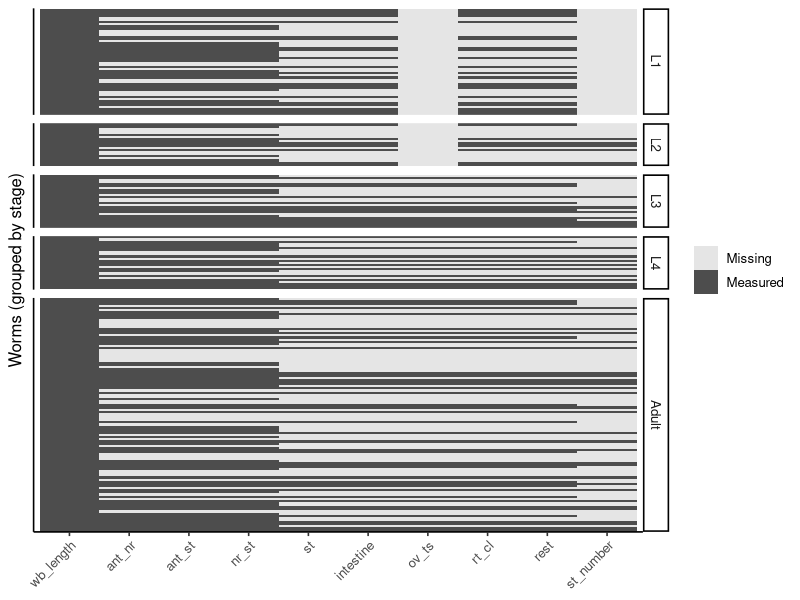
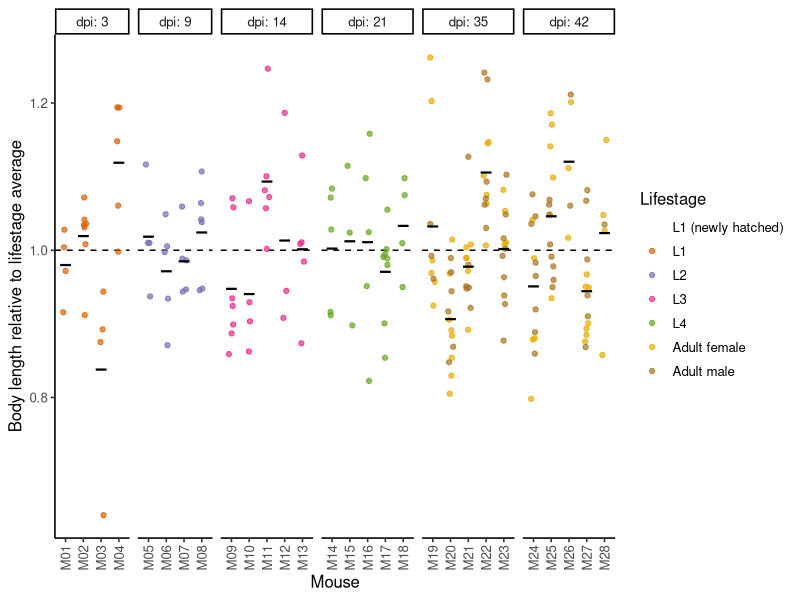
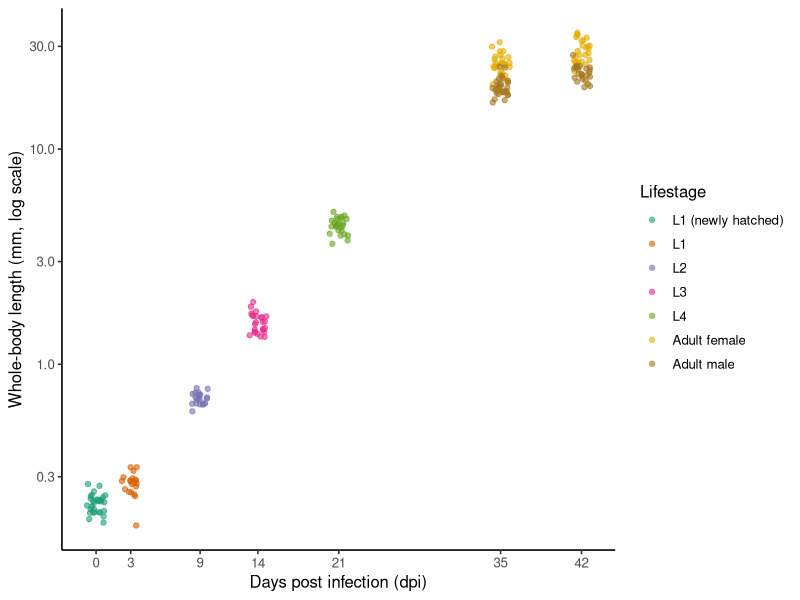
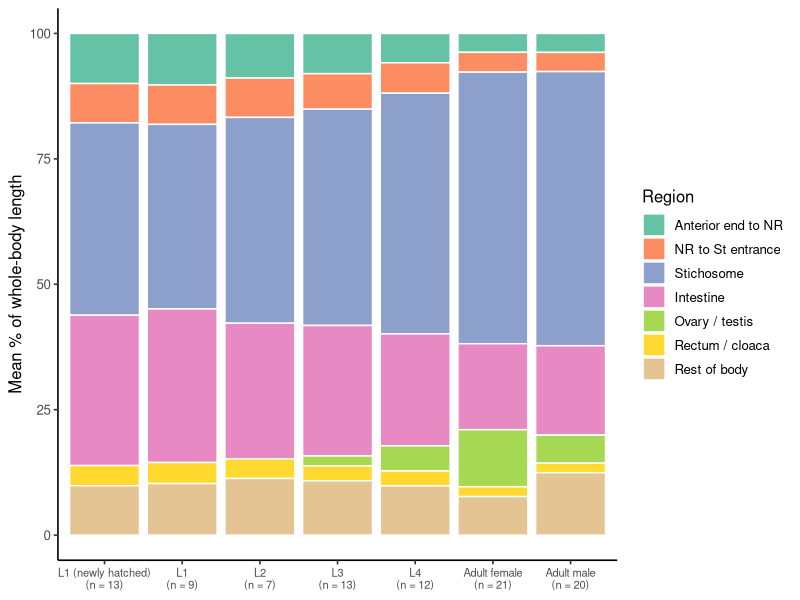
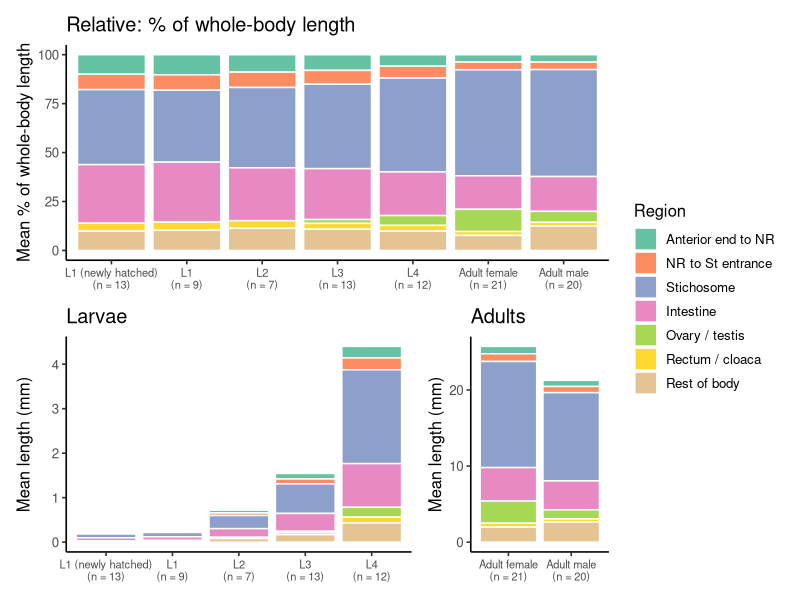
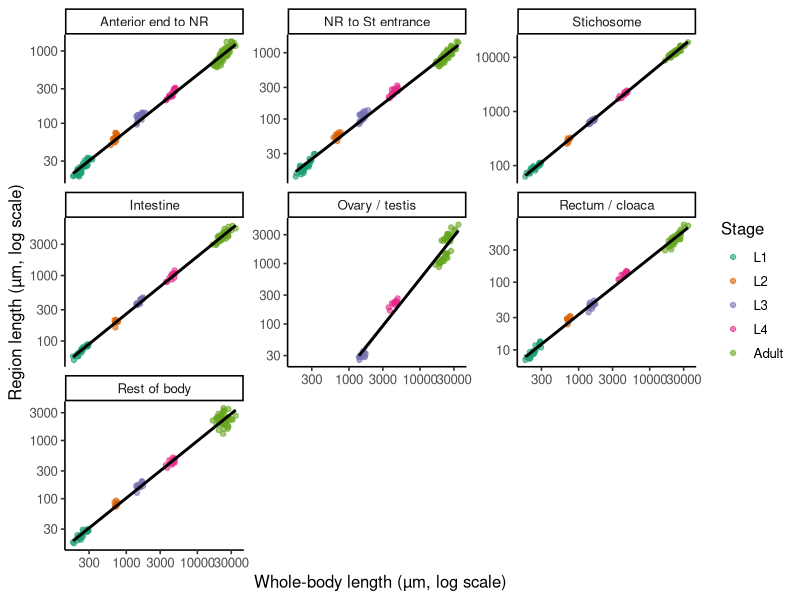
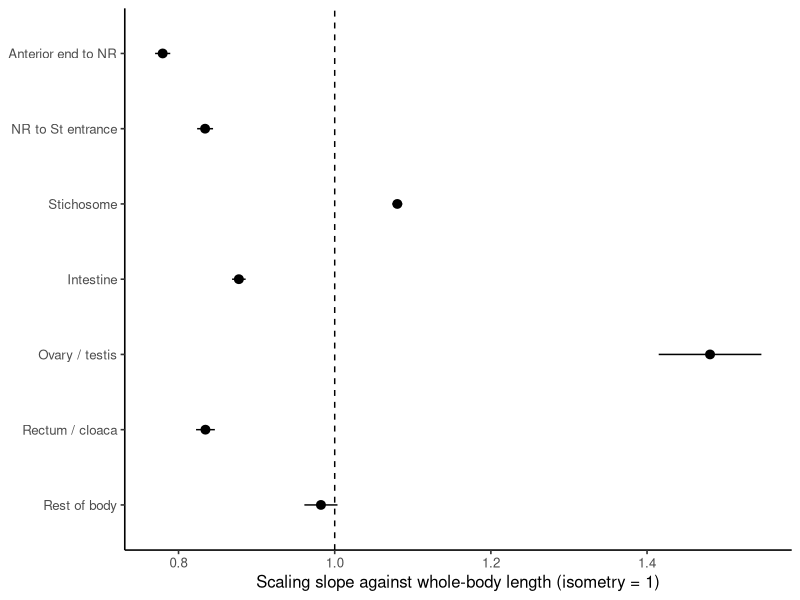
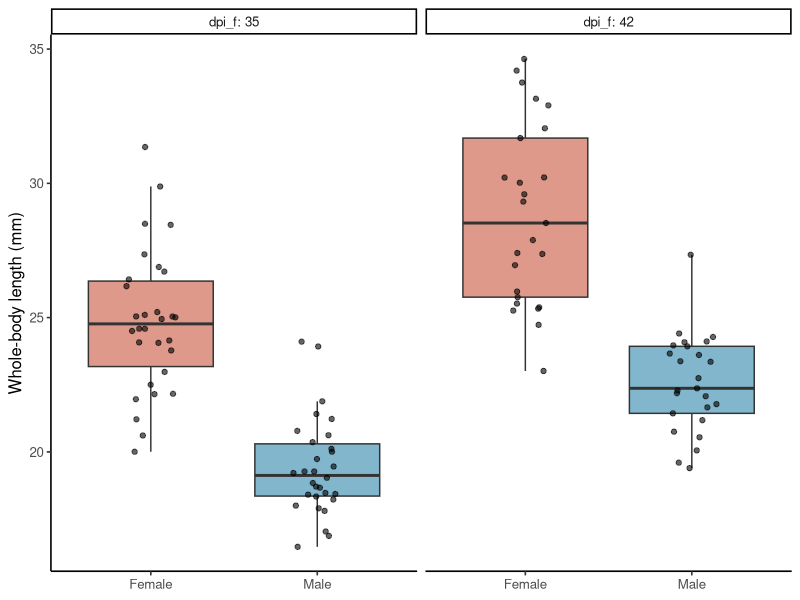

Recreate these plots in R, in order.
## ---- chunk 1
knitr::opts_chunk$set(warning = FALSE, message = FALSE, fig.width = 7, fig.height = 4.5)
## ---- chunk 2
# The published web page already shows every figure and output, so the
# "Check your ..." boxes would only repeat them there: hide them on that version.
if (isTRUE(getOption("tutorial.web_version"))) {
  cat("<style>details.expected-figure { display: none; }</style>")
}
## ---- chunk 3
n_worms <- 230        # n_worms "gets" 230
n_worms * 2           # use it: R prints the answer below the chunk
## ---- chunk 4
lengths_um <- c(218.2, 205.5, 235.5)
lengths_um / 1000          # every value converted to mm
mean(lengths_um)           # mean() is a function; lengths_um is its argument
## ---- chunk 5
x <- c(10, NA, 30)
mean(x)                    # NA: R won't guess the missing value
mean(x, na.rm = TRUE)      # 20: ignore the missing value
is.na(x)                   # TRUE where a value is missing
## ---- chunk 6
library(tidyverse)
toy <- tibble(sample = c("S1", "S2", "S3"),
              stage  = c("L1", "L1", "Adult"),
              length = c(220, 240, 25000))
toy
toy$length               # base R way to pick one column
toy |> pull(length)      # tidyverse way: the same values
## ---- chunk 7
factor(c("L2", "Adult", "L1"), levels = c("L1", "L2", "Adult"))
## ---- chunk 8
toy |>
  filter(stage == "L1") |>          # keep L1 rows  (== means "is equal to")
  summarise(mean_length = mean(length))
## ---- chunk 9
convert_to_mm <- \(x) x / 1000     # a function stored under a name...
convert_to_mm(25000)

toy |> mutate(across(c(length), \(x) x / 1000))   # ...or used in place, unnamed
## ---- chunk 10
library(tidyverse)   # ggplot2, dplyr, tidyr, readr, stringr ... in one go
library(patchwork)   # combine plots into multi-panel figures
library(lmerTest)    # mixed-effects models (loads lme4) with p-values
library(emmeans)     # model-based group means and contrasts (unbalanced data)

theme_set(theme_classic(base_size = 12))

# Readable names for each body region, in anterior -> posterior order
segment_labels <- c(
  ant_nr    = "Anterior end to NR",
  nr_st     = "NR to St entrance",
  st        = "Stichosome",
  intestine = "Intestine",
  ov_ts     = "Ovary / testis",
  rt_cl     = "Rectum / cloaca",
  rest      = "Rest of body"
)

# Names of the matching percentage columns
pct_cols <- paste0(names(segment_labels), "_pct")
## ---- chunk 11
worms_messy <- read_csv("data/trichuris_muris_landmarks_messy.csv", show_col_types = FALSE)

n_before    <- nrow(worms_messy)
# keep a row if ANY of its columns is not missing, i.e. drop rows that are entirely blank
worms_messy <- worms_messy |> filter(if_any(everything(), \(x) !is.na(x)))
n_before - nrow(worms_messy)       # number of completely empty rows removed (8 in the provided file)
## ---- chunk 12
header_lookup <- c(
  dpi           = "Timepoint (dpi)",
  lifestage_raw = "Lifestage",          # the label exactly as typed; we split it in 3.3
  sample        = "Sample",
  host_id       = "Host ID",            # remove this line if you have no host column
  wb_length_um  = "WB Length",
  ant_nr_um     = "Anterior body end to NR",
  ant_nr_pct    = "% of Total \u2013 Anterior body end to NR",
  ant_st_um     = "Anterior body end to Entrance of St (or end of Os)",
  ant_st_pct    = "% of Total \u2013 Anterior body end to Entrance of St (or end of Os)",
  nr_st_um      = "NR to Entrance of St (or end of Os)",
  nr_st_pct     = "% of Total \u2013 NR to Entrance of St (or end of Os)",
  st_um         = "St",
  st_pct        = "% of Total \u2013 St",
  intestine_um  = "Int",
  intestine_pct = "% of Total \u2013 Int",
  ov_ts_um      = "Ov/Ts",
  ov_ts_pct     = "% of Total \u2013 Ov/Ts",
  rt_cl_um      = "Rt/Cl",
  rt_cl_pct     = "% of Total \u2013 Rt/Cl",
  rest_um       = "Rest of body",
  rest_pct      = "% of Total \u2013 Rest of body",
  st_number     = "APPROX. St numbers"
)

# Two safety checks. `any_of()` silently ignores a lookup entry that doesn't match,
# so look for headers you expected but didn't find ...
setdiff(header_lookup, names(worms_messy))     # should be character(0)

# ... and for columns in the file that the lookup doesn't cover
setdiff(names(worms_messy), header_lookup)     # should be character(0)
## ---- chunk 13
worms_messy <- worms_messy |> rename(any_of(header_lookup))
names(worms_messy)
## ---- chunk 14
worms_messy |>
  summarise(max_difference = max(abs(st_pct - st_um / wb_length_um * 100), na.rm = TRUE))
## ---- chunk 15
worms_messy <- worms_messy |> select(-ends_with("_pct"))
## ---- chunk 16
tidy <- worms_messy |>
  mutate(
    lifestage_raw = str_squish(lifestage_raw),      # trims stray and double spaces

    # (?i) means "ignore capitalisation". Check "female" before "male": "female" contains "male"
    sex = case_when(
      str_detect(lifestage_raw, "(?i)female") ~ "Female",
      str_detect(lifestage_raw, "(?i)male")   ~ "Male",
      TRUE                                    ~ NA_character_
    ),
    lifestage = case_when(
      str_detect(lifestage_raw, "^Adult")  ~ "Adult",
      str_detect(lifestage_raw, "^L[1-4]") ~ str_extract(lifestage_raw, "^L[1-4]"),
      TRUE                                 ~ NA_character_
    ),
    source = if_else(str_detect(lifestage_raw, "(?i)newly hatched"),
                     "hatched in vitro", "host")
  )

# Check the mapping: every raw label should map to exactly the values you expect
count(tidy, lifestage_raw, lifestage, sex, source)
## ---- chunk 17
# Anything unrecognised (a typo, or a worm with data but no lifestage)?
tidy |>
  filter(is.na(lifestage)) |>
  select(sample, lifestage_raw)          # should be zero rows
## ---- chunk 18
tidy <- tidy |>
  select(sample, any_of("host_id"), dpi, lifestage, sex, source,
         ends_with("_um"), st_number)

glimpse(tidy)
## ---- chunk 19
write_csv(tidy, "data/my_converted_tidy.csv")     # optional: keep a copy of your own conversion

tidy_provided <- read_csv("data/trichuris_muris_landmarks_tidy.csv", show_col_types = FALSE)

identical(dim(tidy),   dim(tidy_provided))        # TRUE: 230 rows and 16 columns
identical(names(tidy), names(tidy_provided))      # TRUE

tidy <- tidy_provided
glimpse(tidy)
## ---- chunk 20
worms <- tidy |>
  rename_with(\(x) str_remove(x, "_um$")) |>        # wb_length_um -> wb_length, and so on
  mutate(
    # no `source` column? use  newly_hatched = dpi == 0
    newly_hatched = coalesce(source == "hatched in vitro", FALSE),

    stage = factor(lifestage, levels = c("L1", "L2", "L3", "L4", "Adult")),

    # one group label used in plots and models
    lifestage = case_when(
      newly_hatched                  ~ "L1 (newly hatched)",
      stage == "Adult" & !is.na(sex) ~ paste("Adult", str_to_lower(sex)),
      stage == "Adult"               ~ "Adult (sex unknown)",
      TRUE                           ~ as.character(stage)
    ),
    lifestage = factor(lifestage,
                       levels = c("L1 (newly hatched)", "L1", "L2", "L3", "L4",
                                  "Adult female", "Adult male")),
    sex = factor(sex, levels = c("Female", "Male"))
  ) |>
  # percentage of whole-body length, calculated rather than typed in
  mutate(across(c(ant_nr, ant_st, nr_st, st, intestine, ov_ts, rt_cl, rest),
                \(x) x / wb_length * 100, .names = "{.col}_pct"))

glimpse(worms)
## ---- chunk 21
count(worms, dpi, lifestage, sex)
## ---- chunk 22
meas_cols <- c("wb_length", "ant_nr", "ant_st", "nr_st", "st",
               "intestine", "ov_ts", "rt_cl", "rest", "st_number")

# number of worms with a value, per stage
worms |>
  group_by(stage) |>
  summarise(n_worms = n(),
            across(all_of(meas_cols), \(x) sum(!is.na(x))),
            .groups = "drop")
## ---- chunk 23
miss <- worms |>
  select(sample, stage, all_of(meas_cols)) |>
  arrange(stage, sample) |>
  mutate(sample = factor(sample, levels = sample)) |>
  pivot_longer(all_of(meas_cols), names_to = "measurement", values_to = "value") |>
  mutate(measurement = factor(measurement, levels = meas_cols),
         measured    = !is.na(value))

ggplot(miss, aes(x = measurement, y = sample, fill = measured)) +
  geom_tile() +
  scale_fill_manual(values = c(`TRUE` = "grey30", `FALSE` = "grey90"),
                    labels = c(`TRUE` = "Measured", `FALSE` = "Missing")) +
  facet_grid(stage ~ ., scales = "free_y", space = "free_y") +
  labs(x = NULL, y = "Worms (grouped by stage)", fill = NULL) +
  theme(axis.text.y  = element_blank(),
        axis.ticks.y = element_blank(),
        axis.text.x  = element_text(angle = 45, hjust = 1))
## ---- chunk 24
worms |>
  summarise(n_rows = n(), n_ids = n_distinct(sample), all_unique = n_ids == n_rows)
## ---- chunk 25
worms <- worms |>
  mutate(err_ant_st_pct = (ant_st - (ant_nr + nr_st)) / wb_length * 100)

qc_flagged <- worms |>
  filter(abs(err_ant_st_pct) > 1) |>        # more than 1% of body length out
  select(sample, lifestage, wb_length, ant_nr, nr_st, ant_st, err_ant_st_pct)

qc_flagged
## ---- chunk 26
worms <- worms |>
  mutate(
    ant_st_flag = coalesce(abs(err_ant_st_pct) > 1, FALSE),
    ant_st      = if_else(ant_st_flag, NA_real_, ant_st),
    ant_st_pct  = if_else(ant_st_flag, NA_real_, ant_st_pct)
  )
## ---- chunk 27
worms |>
  filter(!is.na(st_pct)) |>                          # fully measured worms
  mutate(pct_sum = rowSums(pick(all_of(pct_cols)), na.rm = TRUE)) |>
  summarise(min = min(pct_sum), max = max(pct_sum))
## ---- chunk 28
worms |>
  filter(!is.na(host_id)) |>
  count(dpi, host_id) |>
  group_by(dpi) |>
  summarise(n_mice        = n_distinct(host_id),
            n_worms       = sum(n),
            min_per_mouse = min(n),
            max_per_mouse = max(n))
## ---- chunk 29
worms |> filter(is.na(host_id)) |> count(dpi, lifestage)
## ---- chunk 30
worms |>
  filter(!is.na(host_id)) |>
  group_by(host_id) |>
  summarise(n_dpi = n_distinct(dpi)) |>
  filter(n_dpi > 1)             # should return zero rows
## ---- chunk 31
worms <- worms |>
  group_by(dpi, lifestage) |>
  mutate(rel_length = wb_length / mean(wb_length)) |>
  ungroup()

worms |>
  filter(!is.na(host_id)) |>
  ggplot(aes(x = host_id, y = rel_length)) +
  geom_hline(yintercept = 1, linetype = "dashed") +
  geom_point(aes(colour = lifestage), alpha = 0.7,
             position = position_jitter(width = 0.15, height = 0, seed = 1)) +
  stat_summary(fun = mean, fun.min = mean, fun.max = mean,
               geom = "crossbar", width = 0.6, linewidth = 0.3) +   # mean per mouse
  scale_colour_brewer(palette = "Dark2", drop = FALSE) +
  facet_grid(. ~ dpi, scales = "free_x", space = "free_x", labeller = label_both) +
  labs(x = "Mouse", y = "Body length relative to lifestage average", colour = "Lifestage") +
  theme(axis.text.x = element_text(angle = 90, vjust = 0.5, hjust = 1))
## ---- chunk 32
worms |>
  group_by(dpi, lifestage) |>
  summarise(n_worms = n(),
            n_mice  = n_distinct(host_id, na.rm = TRUE),
            mean_um = mean(wb_length),
            sd_um   = sd(wb_length),
            .groups = "drop")
## ---- chunk 33
dpi_breaks <- worms |> distinct(dpi) |> pull(dpi)     # one axis tick per sampling day

p_growth <- ggplot(worms, aes(x = dpi, y = wb_length / 1000, colour = lifestage)) +
  # jitter x only (never jitter measurements); a fixed seed gives everyone the same picture
  geom_point(alpha = 0.6, position = position_jitter(width = 0.8, height = 0, seed = 1)) +
  scale_y_log10() +
  scale_x_continuous(breaks = dpi_breaks) +
  scale_colour_brewer(palette = "Dark2") +
  labs(x = "Days post infection (dpi)",
       y = "Whole-body length (mm, log scale)",
       colour = "Lifestage")

p_growth
## ---- chunk 34
comp <- worms |>
  filter(!is.na(st_pct)) |>                              # fully measured worms
  select(sample, lifestage, all_of(pct_cols)) |>
  pivot_longer(all_of(pct_cols), names_to = "segment", values_to = "pct") |>
  drop_na(pct) |>                                        # drops ov/ts in L1, L2
  mutate(segment = str_remove(segment, "_pct$"),
         segment = factor(segment, levels = names(segment_labels),
                          labels = segment_labels))

n_full <- worms |> filter(!is.na(st_pct)) |> count(lifestage)

comp_mean <- comp |>
  group_by(lifestage, segment) |>
  summarise(mean_pct = mean(pct), .groups = "drop") |>
  left_join(n_full, by = "lifestage") |>
  mutate(label = paste0(lifestage, "\n(n = ", n, ")"),
         label = fct_reorder(label, as.numeric(lifestage)))

p_comp <- ggplot(comp_mean, aes(x = label, y = mean_pct, fill = segment)) +
  geom_col(colour = "white") +
  scale_fill_brewer(palette = "Set2") +
  labs(x = NULL, y = "Mean % of whole-body length", fill = "Region") +
  theme(axis.text.x = element_text(size = 8))

p_comp
## ---- chunk 35
comp_abs <- worms |>
  filter(!is.na(st_pct)) |>                              # the same fully measured worms
  select(sample, lifestage, stage, all_of(names(segment_labels))) |>
  pivot_longer(all_of(names(segment_labels)), names_to = "segment", values_to = "length_um") |>
  drop_na(length_um) |>                                  # drops ov/ts in L1, L2
  mutate(segment = factor(segment, levels = names(segment_labels),
                          labels = segment_labels)) |>
  group_by(stage, lifestage, segment) |>
  summarise(mean_mm = mean(length_um) / 1000, .groups = "drop") |>
  left_join(n_full, by = "lifestage") |>
  mutate(label = paste0(lifestage, "\n(n = ", n, ")"),
         label = fct_reorder(label, as.numeric(lifestage)))

abs_bars <- function(d, title) {
  ggplot(d, aes(x = label, y = mean_mm, fill = segment)) +
    geom_col(colour = "white") +
    scale_fill_brewer(palette = "Set2", drop = FALSE) +   # same colours in both panels
    labs(x = NULL, y = "Mean length (mm)", fill = "Region", title = title) +
    theme(axis.text.x = element_text(size = 8))
}

p_abs <- abs_bars(filter(comp_abs, stage != "Adult"), "Larvae") +
  abs_bars(filter(comp_abs, stage == "Adult"), "Adults") +
  plot_layout(widths = c(5, 2))

# relative (top) above absolute (bottom), sharing one legend
(p_comp + labs(title = "Relative: % of whole-body length")) / p_abs +
  plot_layout(guides = "collect")
## ---- chunk 36
seg_cols <- names(segment_labels)

seg_long <- worms |>
  select(sample, any_of("host_id"), stage, wb_length, all_of(seg_cols)) |>
  pivot_longer(all_of(seg_cols), names_to = "segment", values_to = "length_um") |>
  drop_na(length_um) |>
  filter(length_um > 0) |>                                   # logs need positive values
  mutate(segment = factor(segment, levels = names(segment_labels),
                          labels = segment_labels))

p_scaling <- ggplot(seg_long, aes(x = wb_length, y = length_um)) +
  geom_point(aes(colour = stage), alpha = 0.6) +
  geom_smooth(method = "lm", colour = "black") +
  scale_x_log10() +
  scale_y_log10() +
  scale_colour_brewer(palette = "Dark2") +
  facet_wrap(~ segment, scales = "free_y") +
  labs(x = "Whole-body length (µm, log scale)",
       y = "Region length (µm, log scale)", colour = "Stage")

p_scaling
## ---- chunk 37
slopes <- seg_long |>
  group_by(segment) |>
  group_modify(\(d, key) broom::tidy(lm(log10(length_um) ~ log10(wb_length),
                                        data = d),
                                     conf.int = TRUE)) |>
  filter(term == "log10(wb_length)")

slopes |> select(segment, slope = estimate, conf.low, conf.high)
## ---- chunk 38
ggplot(slopes, aes(x = estimate, y = fct_rev(segment))) +
  geom_vline(xintercept = 1, linetype = "dashed") +
  geom_pointrange(aes(xmin = conf.low, xmax = conf.high)) +
  labs(x = "Scaling slope against whole-body length (isometry = 1)", y = NULL)
## ---- chunk 39
adults <- worms |>
  filter(stage == "Adult") |>
  mutate(dpi_f = factor(dpi))

adults |>
  group_by(dpi, sex) |>
  summarise(n_worms = n(), n_mice = n_distinct(host_id), .groups = "drop")

sex_cols <- c(Female = "#C8553D", Male = "#2E86AB")

ggplot(adults, aes(x = sex, y = wb_length / 1000, fill = sex)) +
  geom_boxplot(outlier.shape = NA, alpha = 0.6) +
  geom_point(alpha = 0.6, position = position_jitter(width = 0.15, height = 0, seed = 1)) +
  facet_wrap(~ dpi_f, labeller = label_both) +
  scale_fill_manual(values = sex_cols) +
  labs(x = NULL, y = "Whole-body length (mm)") +
  theme(legend.position = "none")
## ---- chunk 40
fit_lm  <- lm(log(wb_length) ~ sex * dpi_f, data = adults)
fit_lmm <- lmer(log(wb_length) ~ sex * dpi_f + (1 | host_id), data = adults)

summary(fit_lmm)
## ---- chunk 41
# coef(summary(...)) is the model's coefficient table; as_tibble() makes it a tibble
se_lm   <- coef(summary(fit_lm))  |> as_tibble(rownames = "term") |> select(term, se_lm   = `Std. Error`)
se_lmer <- coef(summary(fit_lmm)) |> as_tibble(rownames = "term") |> select(term, se_lmer = `Std. Error`)

se_compare <- left_join(se_lm, se_lmer, by = "term")
se_compare
## ---- chunk 42
sex_ratio <- function(model, label) {
  emmeans(model, ~ sex | dpi_f, lmer.df = "satterthwaite") |>   # lmer.df is ignored for lm
    pairs() |>
    summary(type = "response", infer = TRUE) |>   # back-transform from log to ratio
    as_tibble() |>
    mutate(model = label)
}

bind_rows(sex_ratio(fit_lm,  "lm (ignores mouse)"),
          sex_ratio(fit_lmm, "lmer (mouse random effect)")) |>
  select(model, dpi_f, contrast, ratio, lower.CL, upper.CL)
## ---- chunk 43
VarCorr(fit_lmm) |>
  as_tibble() |>                       # one row per variance component: host_id, Residual
  summarise(icc = round(vcov[grp == "host_id"] / sum(vcov), 2))
## ---- chunk 44
diag_df <- tibble(fitted = fitted(fit_lmm), resid = resid(fit_lmm))
re_df   <- ranef(fit_lmm) |> as_tibble() |> rename(effect = condval)   # one row per mouse

p_d1 <- ggplot(diag_df, aes(fitted, resid)) +
  geom_point(alpha = 0.6) +
  geom_hline(yintercept = 0, linetype = "dashed") +
  labs(x = "Fitted values", y = "Residuals", title = "Residuals vs fitted")

p_d2 <- ggplot(re_df, aes(sample = effect)) +
  stat_qq() +
  stat_qq_line() +
  labs(x = "Theoretical quantiles", y = "Mouse effects", title = "Mouse effects")

p_d1 | p_d2
## ---- chunk 45
worms_g <- worms |>
  filter(!is.na(host_id)) |>                       # same rows for both models
  arrange(dpi, lifestage) |>
  mutate(group = paste0(lifestage, ", ", dpi, " dpi"),
         group = factor(group, levels = unique(group)))

fit_g_lm  <- lm(log(wb_length) ~ group, data = worms_g)
fit_g_lmm <- lmer(log(wb_length) ~ group + (1 | host_id), data = worms_g)

est <- bind_rows(
  emmeans(fit_g_lm,  ~ group) |> summary(type = "response") |> as_tibble() |>
    mutate(model = "lm (ignores mouse)"),
  emmeans(fit_g_lmm, ~ group, lmer.df = "satterthwaite") |> summary(type = "response") |> as_tibble() |>
    mutate(model = "lmer (mouse random effect)")
)
## ---- chunk 46
ggplot(est, aes(x = model, y = response / 1000,
                ymin = lower.CL / 1000, ymax = upper.CL / 1000, colour = model)) +
  geom_pointrange() +
  facet_wrap(~ group, scales = "free_y", nrow = 2) +   # each group gets its own y-axis
  scale_colour_manual(values = c("grey50", "#B5322B")) +
  labs(x = NULL, y = "Estimated mean length (mm)", colour = NULL) +
  theme(axis.text.x  = element_blank(),
        axis.ticks.x = element_blank(),
        legend.position = "bottom")
## ---- chunk 47
st_only <- seg_long |>
  filter(segment == "Stichosome", !is.na(host_id))

fit_st_lm  <- lm(log10(length_um) ~ log10(wb_length), data = st_only)
fit_st_lmm <- lmer(log10(length_um) ~ log10(wb_length) + (1 | host_id), data = st_only)

slope_row <- function(model, label) {
  estimates <- coef(summary(model)) |> as_tibble(rownames = "term")
  intervals <- confint(model, method = "Wald") |> as_tibble(rownames = "term")   # lm() ignores `method`

  left_join(estimates, intervals, by = "term") |>
    filter(term == "log10(wb_length)") |>
    transmute(model = label, slope = Estimate, conf.low = `2.5 %`, conf.high = `97.5 %`)
}

bind_rows(slope_row(fit_st_lm,  "lm (ignores mouse)"),
          slope_row(fit_st_lmm, "lmer (mouse random effect)"))
## ---- chunk 48
pca_vars <- c("ant_nr", "nr_st", "st", "intestine", "rt_cl", "rest")

pca_data <- worms |>
  select(sample, any_of("host_id"), dpi, lifestage, stage, all_of(pca_vars)) |>
  drop_na(all_of(pca_vars))      # only the variables in the PCA: host_id may legitimately be NA

nrow(pca_data)                 # how many worms contribute?
count(pca_data, lifestage)     # ... and from which stages?
## ---- chunk 49
pca <- pca_data |>
  select(all_of(pca_vars)) |>
  mutate(across(everything(), log10)) |>
  prcomp(scale. = TRUE)

summary(pca)
## ---- chunk 50
# share of the variation captured by each PC, as a tibble (columns PC, std.dev, percent, cumulative)
var_explained <- broom::tidy(pca, matrix = "eigenvalues")

pc_lab <- function(i) {
  share <- var_explained |> filter(PC == i) |> pull(percent)
  str_glue("PC{i} ({round(100 * share, 1)}%)")
}

scores <- bind_cols(pca_data |> select(sample, any_of("host_id"), dpi, lifestage),
                    as_tibble(pca$x))

p_pca <- ggplot(scores, aes(x = PC1, y = PC2, colour = lifestage)) +
  geom_point(size = 2, alpha = 0.8) +
  stat_ellipse(level = 0.9) +
  scale_colour_brewer(palette = "Dark2") +
  labs(x = pc_lab(1), y = pc_lab(2), colour = "Lifestage")

p_pca
## ---- chunk 51
loadings <- as_tibble(pca$rotation, rownames = "region")
loadings

ggplot(loadings, aes(x = PC1, y = PC2)) +
  geom_hline(yintercept = 0, linetype = "dotted") +
  geom_vline(xintercept = 0, linetype = "dotted") +
  geom_segment(aes(x = 0, y = 0, xend = PC1, yend = PC2),
               arrow = arrow(length = unit(0.2, "cm"))) +
  # labels stacked to the right of the arrow tips, joined to them by thin lines
  ggrepel::geom_text_repel(aes(x = PC1, y = PC2, label = region),
                           nudge_x = 0.2, direction = "y", hjust = 0,
                           min.segment.length = 0, segment.colour = "grey60", seed = 1) +
  coord_cartesian(xlim = c(-0.8, 0.9)) +
  labs(x = pc_lab(1), y = pc_lab(2))
## ---- chunk 52
shape_data <- pca_data |>
  mutate(across(all_of(pca_vars), log),                      # log every region length
         log_size = rowMeans(pick(all_of(pca_vars))),         # one size number per worm
         across(all_of(pca_vars), \(x) x - log_size))         # subtract it: what's left is shape

shape_pca <- shape_data |>
  select(all_of(pca_vars)) |>
  prcomp()                            # the last PC will have ~zero variance: ignore it

shape_scores <- bind_cols(shape_data |> select(sample, any_of("host_id"), lifestage, log_size),
                          as_tibble(shape_pca$x))

p_shape1 <- ggplot(shape_scores, aes(x = PC1, y = PC2, colour = lifestage)) +
  geom_point(size = 2, alpha = 0.8) +
  scale_colour_brewer(palette = "Dark2") +
  labs(x = "Shape PC1", y = "Shape PC2", colour = "Lifestage")

p_shape2 <- ggplot(shape_scores, aes(x = log_size, y = PC1, colour = lifestage)) +
  geom_point(size = 2, alpha = 0.8) +
  scale_colour_brewer(palette = "Dark2") +
  labs(x = "Size (mean log length)", y = "Shape PC1", colour = "Lifestage")

p_shape1 + p_shape2 + plot_layout(guides = "collect")
## ---- chunk 53
st_data <- worms |> drop_na(st_number)

count(st_data, lifestage)

ggplot(st_data, aes(x = wb_length / 1000, y = st_number)) +
  geom_point(aes(colour = lifestage), alpha = 0.7) +
  geom_smooth(method = "loess", se = FALSE, colour = "black") +
  scale_x_log10() +
  scale_colour_brewer(palette = "Dark2", drop = FALSE) +   # keep the same colours as the other figures
  labs(x = "Whole-body length (mm, log scale)",
       y = "Approximate stichosome number", colour = "Lifestage")
## ---- chunk 54
# the composition bars get the full width, so their two-line labels have room
figure1 <- (p_growth | p_pca) / p_comp +
  plot_annotation(tag_levels = "A")

figure1
## ---- chunk 55
sessionInfo()
